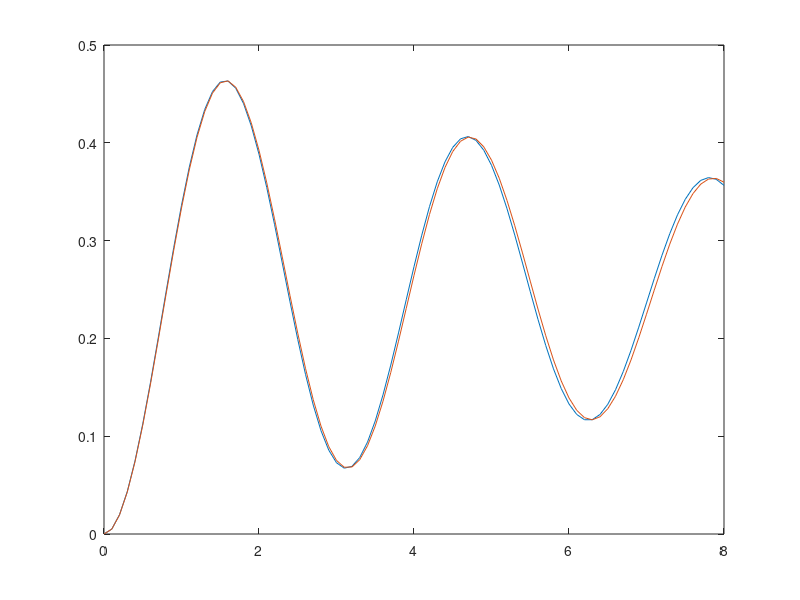

Recreate this plot in MATLAB. (Note: this script raises an error after producing the figure.)
clc 
clear

%x''+.2x'+4x = 1
x = [0,0]; %Initial values. x(:,1) are x, x(:,2) are x'
f = @(t,x) [x(:,2),1 - 4* x(:,1) - .2 * x(:,2)]; %Explained below
%{
This is the derivative function of x vector, aka x' and x''.
x' is just x(:,2), as mentioned above. By rearranging the differential
equation, we can solve for x'' in terms of x and x', aka x(:,1) and 
x(:,2). All this does is break down a 2nd order ODE into 2 first order 
ODEs.
%}
start_time = 0; %t = 0 to start
end_time = 8; %Last evaluated at t = 8
h = .1; %Step size
%In the for loop below, we will be predicting future terms, which is why
%the bounds are from 0 to 8-h: Predicting 2nd term, to predicting the last
%term
for t = 0:h:8-h 
    element = round(t/h + 1); %Index to use for current element
    next = element + 1; %Index to use for next element (prediction)
    k1 = f(t, x(element,:)); %k1 from RK2
    k2 = f(t + h/2, x(element,:) + h/2 * k1); %k2 from RK2
    x(next, :) = x(element, :) + h * k2; %Next values
end

times = (0:h:8); %Time on x axis
plot(times, x(:,1)') %Plotting RK2
hold on %Allowing more plots
%End of RK2
%%%%%%%%%%%%%%%%%

%Analytic
omega = 2; %Givens 
sigma = .05; 
omegad = omega * sqrt(1-sigma^2);
T0 = 1;

%This is just my analytic solution, subbing stuff in 
x_exact = T0/omega^2 - exp(-omega*sigma.*times) .* (cos(omegad .* times) ...
    / omega^2 +sigma/(omega .* omegad) * sin(omegad .* times));
plot(times, x_exact) %Plotting 
%End of Analytic
%%%%%%%%%%%%%%%%

%ODE45
options = odeset(RelTol=1e-3, AbsTol=1e-6); %Setting tolerances

f_vector = @(t,y) [y(2,:);1 - 4*y(1,:) - .2 * y(2,:)]; 
% Original f function was using row vectors, which isn't compatible 

[t, x_ode45] = ode45(f_vector, [start_time end_time], x(1,:),options);
plot(t,x_ode45(:,1)) %Plotting

legend("RK2", "Analytical Solution", "ODE45") %Legend because pretty 
title("Comparing ODE Methods Part 2.2")
xlabel("t")
ylabel("x")
hold off
%End of 2.2
%%%%%%%%%%%%%%%%%

%Start of 2.3 
clc
clear 
figure(2)

%This code is just copied from the above part

omega = 2; 
sigma = .05; 
omegad = omega * sqrt(1-sigma^2);
T0 = 1;

f = @(t,x_rk2) [x_rk2(:,2),1 - 4* x_rk2(:,1) - .2 * x_rk2(:,2)];
error = zeros([1,4]);
iter = 0; %Used to access error matrix within the loop

%{
Essentially all that's happening here is that we're running the code from 
2.2, except throwing it all into a for loop and change the step size every
time. At the end of every iteration of the outer loop, we find the norm
of the error, which is the matrix subtraction of x_rk2 from the analytical
values. 
%}


for h = [.1 .05 .025 .0125] %Looping through different step sizes
    iter = iter + 1; %Used to count iterations to index into error matrix
    x_rk2 = [0,0];
    times = 0:h:8;
    x_exact = T0/omega^2 - exp(-omega*sigma.*times) .* (cos(omegad .* times) ...
    / omega^2 +sigma/(omega .* omegad) * sin(omegad .* times));
    for t = 0:h:8-h 
        element = round(t/h + 1); %Index to use for current element
        next = element + 1; %Index to use for next element (prediction)
        k1 = f(t, x_rk2(element,:)); %k1 from RK2
        k2 = f(t + h/2, x_rk2(element,:) + h/2 * k1); %k2 from RK2
        x_rk2(next, :) = x_rk2(element, :) + h * k2; %Next values
    end
    error(iter) = norm(x_exact - x_rk2(:,1)'); %Finding the norm of the differences
end
loglog([.1 .05 .025 .0125], error)
xlabel("Step size")
ylabel("Error")
legend("Error of RK2")
title("Error of RK2 wrt Analytical, 2.3")
